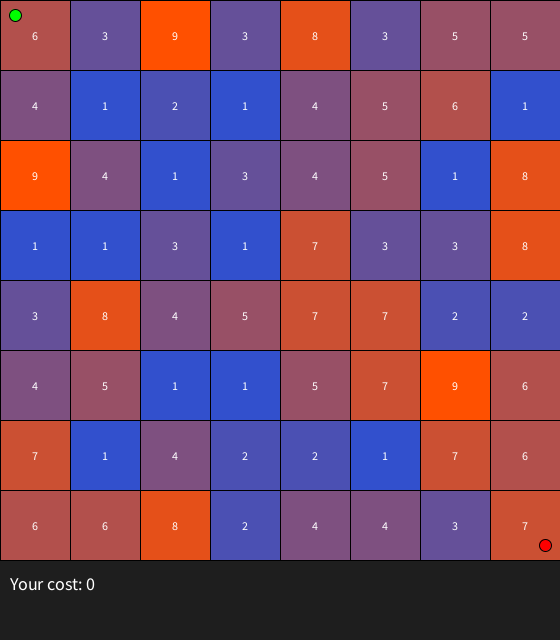
Frame 1 (no input)
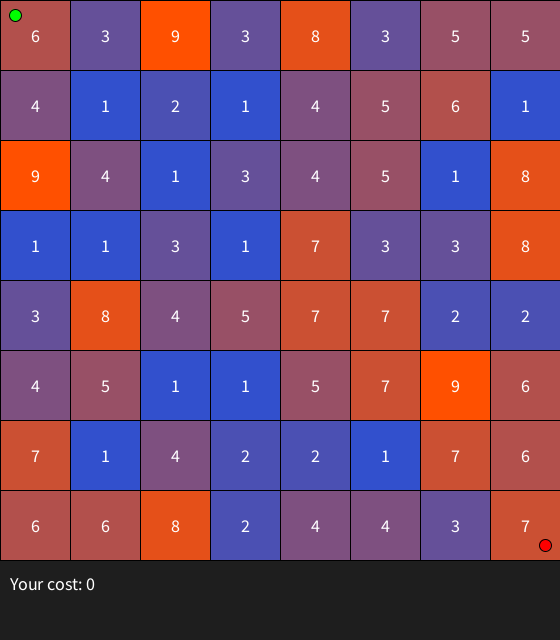
Frame 60 (the mouse pressed at the canvas centre just before this capture)
Frame 120 (the mouse held since frame 60 and released just before this capture): identical to frame 60, image omitted

The Processing sketch that drew these frames (run headless with seeded random() and noise(); from frame 60 on, the mouse is pressed at the canvas centre):

// Processing sketch: PathGame
// ── PathGame.pde
int cols = 8;
int rows = 8;
int tileSize = 70;

Tile[][] grid;

Tile startTile;
Tile goalTile;
Tile playerTile;

boolean finished = false;
int playerCost = 0;
ArrayList<Tile> playerPath = new ArrayList<Tile>();

public void settings() {
  size(cols * tileSize, rows * tileSize + 80);
}

void setup() {
  generateGrid();
  computeDijkstra();
}

void draw() {
  background(30);

  for (int y = 0; y < rows; y++) {
    for (int x = 0; x < cols; x++) {
      grid[x][y].display();
    }
  }

  drawUI();
}

void mousePressed() {
  if (finished) return;

  int gx = mouseX / tileSize;
  int gy = mouseY / tileSize;

  if (gx < 0 || gx >= cols || gy < 0 || gy >= rows) return;

  Tile clicked = grid[gx][gy];

    if (playerTile.isNeighbor(clicked) && !clicked.visited) {
        playerTile = clicked;
        clicked.visited = true;  // mark as stepped on
        playerPath.add(clicked);
        playerCost += clicked.cost;

        if (clicked == goalTile) {
            finished = true;
        }
    }
}

void drawUI() {
  fill(255);
  textSize(18);
  textAlign(LEFT);

  text("Your cost: " + playerCost, 10, height - 50);

  if (finished) {
    int optimal = goalTile.bestCost;
    float efficiency = 100.0 * optimal / playerCost;

    text("Optimal cost: " + optimal, 10, height - 30);
    text("Efficiency: " + nf(efficiency, 0, 1) + "%", 200, height - 30);
  }
}

void generateGrid() {
  grid = new Tile[cols][rows];

  for (int y = 0; y < rows; y++) {
    for (int x = 0; x < cols; x++) {
      int cost = int(random(1, 10)); // tile movement cost
      grid[x][y] = new Tile(x, y, cost);
    }
  }

  startTile = grid[0][0];
  goalTile = grid[cols-1][rows-1];
  playerTile = startTile;
  playerPath.add(startTile);

  startTile.isStart = true;
  goalTile.isGoal = true;
}

// ── Dijkstra.pde
void computeDijkstra() {
  ArrayList<Tile> open = new ArrayList<Tile>();
  startTile.bestCost = 0;
  open.add(startTile);

  while (open.size() > 0) {
    // find lowest cost node
    Tile current = open.get(0);
    for (Tile t : open) {
      if (t.bestCost < current.bestCost) current = t;
    }
    open.remove(current);

    for (Tile n : getNeighbors(current)) {
      int newCost = current.bestCost + n.cost;
      if (newCost < n.bestCost) {
        n.bestCost = newCost;
        open.add(n);
      }
    }
  }
}

ArrayList<Tile> getNeighbors(Tile t) {
  ArrayList<Tile> n = new ArrayList<Tile>();

  if (t.x > 0) n.add(grid[t.x-1][t.y]);
  if (t.x < cols-1) n.add(grid[t.x+1][t.y]);
  if (t.y > 0) n.add(grid[t.x][t.y-1]);
  if (t.y < rows-1) n.add(grid[t.x][t.y+1]);

  return n;
}

// ── Tile.pde
class Tile {
  int x, y;
  int cost;

  boolean visited = false;
  boolean isStart = false;
  boolean isGoal = false;

  int bestCost = 999999; // Dijkstra result

  Tile(int x, int y, int cost) {
    this.x = x;
    this.y = y;
    this.cost = cost;
  }

  void display() {
    int px = x * tileSize;
    int py = y * tileSize;

    // color based on cost
    float c = map(cost, 1, 9, 50, 255);

    // normal alpha
    float alpha = 255;

    // fade if visited
    if (visited) alpha = 75;  // ~30%

    fill(c, 80, 255 - c, alpha);
    rect(px, py, tileSize, tileSize);


    fill(255);
    textAlign(CENTER, CENTER);
    text(cost, px + tileSize/2, py + tileSize/2);

    if (isStart) {
      fill(0,255,0);
      ellipse(px + 15, py + 15, 12, 12);
    }
    if (isGoal) {
      fill(255,0,0);
      ellipse(px + tileSize-15, py + tileSize-15, 12, 12);
    }
  }

  boolean isNeighbor(Tile other) {
    return abs(x - other.x) + abs(y - other.y) == 1;
  }
}
